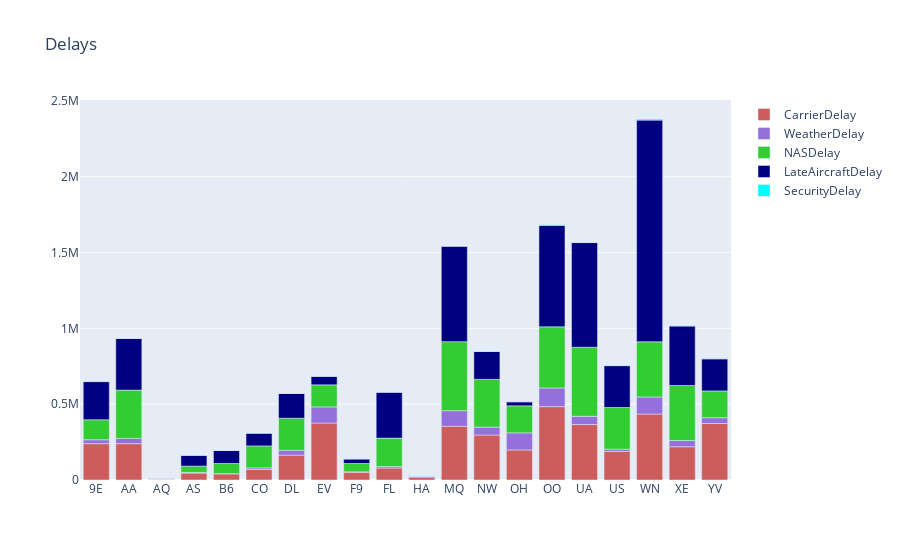

Notebook source saved alongside this figure:
### Code cell
fig = go.Figure()
fig.add_trace(go.Bar(
    x=airlines_delay['UniqueCarrier'],
    y=airlines_delay['CarrierDelay'],
    name='CarrierDelay',
    marker_color='indianred'
))
fig.add_trace(go.Bar(
    x=airlines_delay['UniqueCarrier'],
    y=airlines_delay['WeatherDelay'],
    name='WeatherDelay',
    marker_color='mediumpurple'
))
fig.add_trace(go.Bar(
    x=airlines_delay['UniqueCarrier'],
    y=airlines_delay['NASDelay'],
    name='NASDelay',
    marker_color='limegreen'
))
fig.add_trace(go.Bar(
    x=airlines_delay['UniqueCarrier'],
    y=airlines_delay['LateAircraftDelay'],
    name='LateAircraftDelay',
    marker_color='navy'
))
fig.add_trace(go.Bar(
    x=airlines_delay['UniqueCarrier'],
    y=airlines_delay['SecurityDelay'],
    name='SecurityDelay',
    marker_color='cyan'
))
fig.update_layout(barmode='relative', title_text='Delays')

### Figure 1 — Plotly figure (JSON) as saved in the notebook; plotly's stock layout.template omitted (floating-point values rounded to 4 significant figures)
{"data": [{"marker": {"color": "indianred"}, "name": "CarrierDelay", "type": "bar", "x": ["9E", "AA", "AQ", "AS", "B6", "CO", "DL", "EV", "F9", "FL", "HA", "MQ", "NW", "OH", "OO", "UA", "US", "WN", "XE", "YV"], "y": [239717, 239637, 5871, 45699, 41233, 69119, 163869, 375907, 51527, 79138, 16706, 354214, 296352, 198213, 483836, 365698, 188788, 434867, 219528, 372753]}, {"marker": {"color": "mediumpurple"}, "name": "WeatherDelay", "type": "bar", "x": ["9E", "AA", "AQ", "AS", "B6", "CO", "DL", "EV", "F9", "FL", "HA", "MQ", "NW", "OH", "OO", "UA", "US", "WN", "XE", "YV"], "y": [25926, 34819, 312, 4215, 564, 11232, 31949, 106084, 2385, 9507, 428, 103071, 52365, 112743, 123213, 54214, 14653, 112556, 40679, 38031]}, {"marker": {"color": "limegreen"}, "name": "NASDelay", "type": "bar", "x": ["9E", "AA", "AQ", "AS", "B6", "CO", "DL", "EV", "F9", "FL", "HA", "MQ", "NW", "OH", "OO", "UA", "US", "WN", "XE", "YV"], "y": [131584, 318236, 339, 41526, 67396, 144370, 211454, 145560, 55081, 187581, 17, 455171, 315027, 178229, 402987, 455444, 274633, 364077, 363375, 176657]}, {"marker": {"color": "navy"}, "name": "LateAircraftDelay", "type": "bar", "x": ["9E", "AA", "AQ", "AS", "B6", "CO", "DL", "EV", "F9", "FL", "HA", "MQ", "NW", "OH", "OO", "UA", "US", "WN", "XE", "YV"], "y": [251803, 340803, 3970, 71112, 85122, 83878, 163506, 55985, 29764, 302263, 6121, 629497, 183746, 26841, 669182, 690446, 276085, 1461665, 391662, 211821]}, {"marker": {"color": "cyan"}, "name": "SecurityDelay", "type": "bar", "x": ["9E", "AA", "AQ", "AS", "B6", "CO", "DL", "EV", "F9", "FL", "HA", "MQ", "NW", "OH", "OO", "UA", "US", "WN", "XE", "YV"], "y": [244, 625, 82, 744, 191, 1217, 231, 595, 247, 0, 20, 163, 1215, 49, 3826, 90, 2120, 7396, 2881, 740]}], "layout": {"barmode": "relative", "title": {"text": "Delays"}}}
